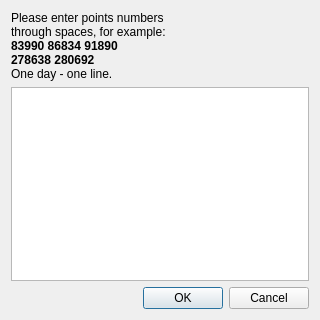
<?xml version="1.0" encoding="UTF-8"?>
<ui version="4.0">
 <class>TransientPeriod</class>
 <widget class="QDialog" name="TransientPeriod">
  <property name="geometry">
   <rect>
    <x>0</x>
    <y>0</y>
    <width>320</width>
    <height>320</height>
   </rect>
  </property>
  <property name="minimumSize">
   <size>
    <width>320</width>
    <height>320</height>
   </size>
  </property>
  <property name="maximumSize">
   <size>
    <width>320</width>
    <height>320</height>
   </size>
  </property>
  <property name="windowTitle">
   <string>Dialog</string>
  </property>
  <layout class="QVBoxLayout" name="verticalLayout">
   <item>
    <widget class="QLabel" name="label">
     <property name="sizePolicy">
      <sizepolicy hsizetype="Preferred" vsizetype="Fixed">
       <horstretch>0</horstretch>
       <verstretch>0</verstretch>
      </sizepolicy>
     </property>
     <property name="maximumSize">
      <size>
       <width>16777215</width>
       <height>16777215</height>
      </size>
     </property>
     <property name="text">
      <string>&lt;html&gt;&lt;head/&gt;&lt;body&gt;&lt;p&gt;Please enter points numbers &lt;br/&gt;through spaces, for example:&lt;br/&gt;&lt;span style=&quot; font-weight:600;&quot;&gt;83990 86834 91890&lt;br/&gt;278638 280692&lt;br/&gt;&lt;/span&gt;One day - one line.&lt;/p&gt;&lt;/body&gt;&lt;/html&gt;</string>
     </property>
    </widget>
   </item>
   <item>
    <widget class="QTextEdit" name="textEdit">
     <property name="sizePolicy">
      <sizepolicy hsizetype="Expanding" vsizetype="Expanding">
       <horstretch>0</horstretch>
       <verstretch>0</verstretch>
      </sizepolicy>
     </property>
     <property name="horizontalScrollBarPolicy">
      <enum>Qt::ScrollBarAsNeeded</enum>
     </property>
     <property name="sizeAdjustPolicy">
      <enum>QAbstractScrollArea::AdjustToContents</enum>
     </property>
     <property name="lineWrapMode">
      <enum>QTextEdit::NoWrap</enum>
     </property>
    </widget>
   </item>
   <item>
    <widget class="QDialogButtonBox" name="buttonBox">
     <property name="orientation">
      <enum>Qt::Horizontal</enum>
     </property>
     <property name="standardButtons">
      <set>QDialogButtonBox::Cancel|QDialogButtonBox::Ok</set>
     </property>
    </widget>
   </item>
  </layout>
 </widget>
 <resources/>
 <connections>
  <connection>
   <sender>buttonBox</sender>
   <signal>accepted()</signal>
   <receiver>TransientPeriod</receiver>
   <slot>accept()</slot>
   <hints>
    <hint type="sourcelabel">
     <x>248</x>
     <y>254</y>
    </hint>
    <hint type="destinationlabel">
     <x>157</x>
     <y>274</y>
    </hint>
   </hints>
  </connection>
  <connection>
   <sender>buttonBox</sender>
   <signal>rejected()</signal>
   <receiver>TransientPeriod</receiver>
   <slot>reject()</slot>
   <hints>
    <hint type="sourcelabel">
     <x>316</x>
     <y>260</y>
    </hint>
    <hint type="destinationlabel">
     <x>286</x>
     <y>274</y>
    </hint>
   </hints>
  </connection>
 </connections>
</ui>
